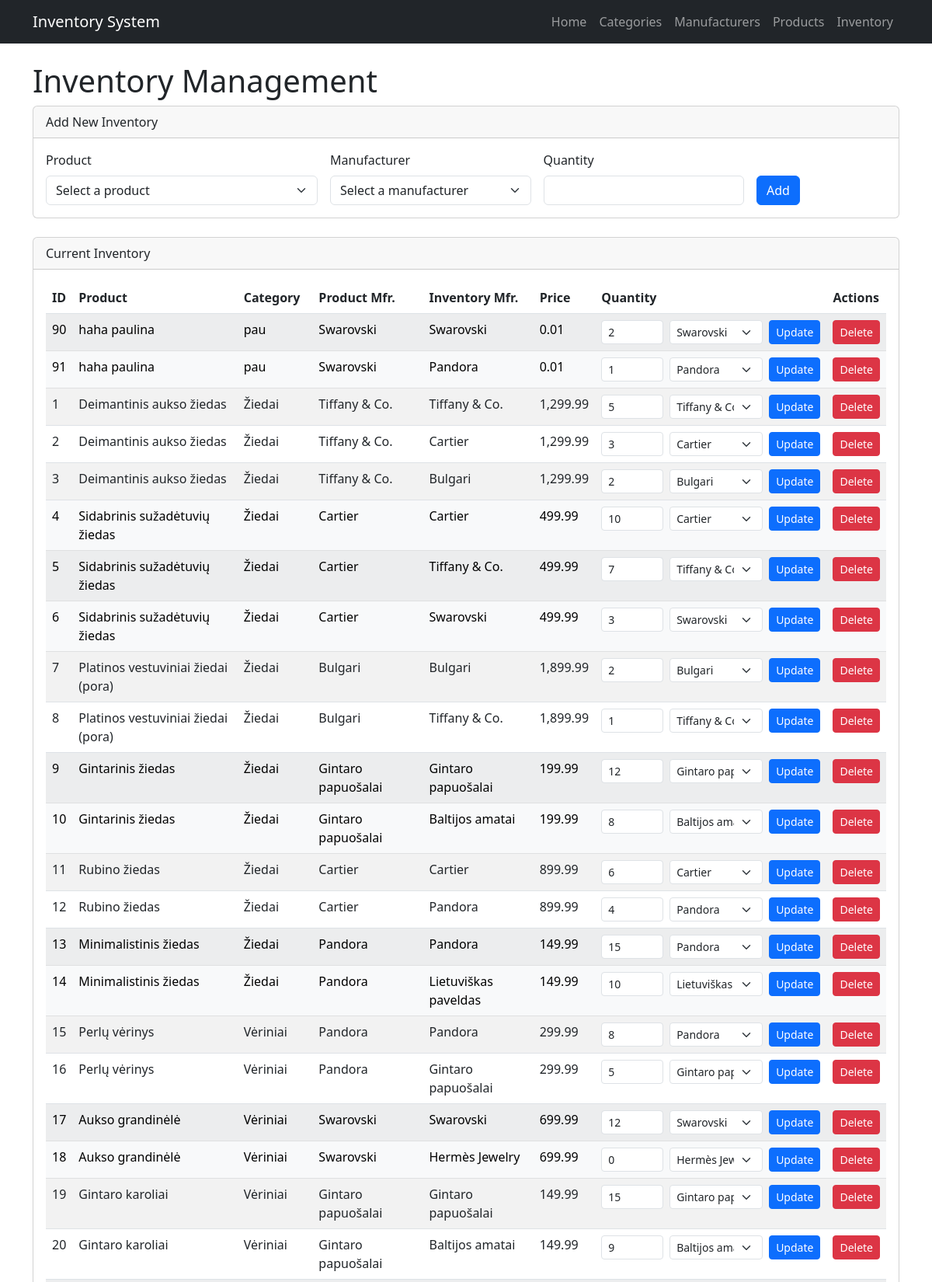
The page /pages/inventory.php (upper part) on the database its author committed.
### tables this page shows
CREATE TABLE `sandeliuojama_preke` (
  `id_SANDELIUOJAMA_PREKE` int(11) NOT NULL,
  `kiekis` int(11) NOT NULL DEFAULT 0,
  `fk_PREKEid` varchar(20) NOT NULL,
  `fk_GAMINTOJASgamintojo_id` varchar(20) NOT NULL
);

CREATE TABLE `preke` (
  `id` varchar(20) NOT NULL,
  `pavadinimas` varchar(200) NOT NULL,
  `aprasymas` text DEFAULT NULL,
  `kaina` decimal(10,2) NOT NULL,
  `svoris` decimal(10,2) DEFAULT NULL,
  `medziaga` varchar(100) DEFAULT NULL,
  `fk_GAMINTOJASgamintojo_id` varchar(20) NOT NULL,
  `fk_KATEGORIJAid_KATEGORIJA` int(11) NOT NULL
);

CREATE TABLE `kategorija` (
  `id_KATEGORIJA` int(11) NOT NULL,
  `pavadinimas` varchar(100) NOT NULL,
  `aprasymas` text DEFAULT NULL
);

CREATE TABLE `gamintojas` (
  `gamintojo_id` varchar(20) NOT NULL,
  `pavadinimas` varchar(100) NOT NULL,
  `salis` varchar(50) DEFAULT NULL,
  `kontaktai` text NOT NULL
);

### pages/inventory.php (the view, shortened to what this page needs)
<?php
include '../includes/header.php';
include '../includes/db_connect.php';
$query = "SELECT sp.id_SANDELIUOJAMA_PREKE, sp.kiekis, p.id as product_id, p.pavadinimas as product_name,
          k.pavadinimas as category_name, g1.pavadinimas as product_manufacturer_name,
          g2.pavadinimas as inventory_manufacturer_name, g2.gamintojo_id as inventory_manufacturer_id,
          p.kaina
          FROM sandeliuojama_preke sp
          JOIN preke p ON sp.fk_PREKEid = p.id
          JOIN kategorija k ON p.fk_KATEGORIJAid_KATEGORIJA = k.id_KATEGORIJA
          JOIN gamintojas g1 ON p.fk_GAMINTOJASgamintojo_id = g1.gamintojo_id
          JOIN gamintojas g2 ON sp.fk_GAMINTOJASgamintojo_id = g2.gamintojo_id
          ORDER BY p.id, sp.id_SANDELIUOJAMA_PREKE";
$result = $conn->query($query);
$manufacturers_query = "SELECT gamintojo_id, pavadinimas FROM gamintojas ORDER BY pavadinimas";
$manufacturers_result = $conn->query($manufacturers_query);
?>
<div class="container mt-4">
    <h1>Inventory Management</h1>
    <div class="card mb-4">
        <div class="card-header">
            Add New Inventory
        </div>
        <div class="card-body">
            <form method="post" action="" class="row g-3">
                <div class="col-md-4">
                    <label for="product_id" class="form-label">Product</label>
                    <select class="form-select" id="product_id" name="product_id" required>
                        <option value="">Select a product</option>
                    </select>
                </div>
                <div class="col-md-3">
                    <label for="manufacturer_id" class="form-label">Manufacturer</label>
                    <select class="form-select" id="manufacturer_id" name="manufacturer_id" required>
                        <option value="">Select a manufacturer</option>
                        <?php
                        $manufacturers_result->data_seek(0);
                        ?>
                    </select>
                </div>
                <div class="col-md-3">
                    <label for="quantity" class="form-label">Quantity</label>
                    <input type="number" class="form-control" id="quantity" name="quantity" min="0" required>
                </div>
                <div class="col-md-2 d-flex align-items-end">
                    <button type="submit" name="add_inventory" class="btn btn-primary">Add</button>
                </div>
            </form>
        </div>
    </div>
    <div class="card">
        <div class="card-header">
            Current Inventory
        </div>
        <div class="card-body">
            <table class="table table-striped">
                <thead>
                    <tr>
                        <th>ID</th>
                        <th>Product</th>
                        <th>Category</th>
                        <th>Product Mfr.</th>
                        <th>Inventory Mfr.</th>
                        <th>Price</th>
                        <th>Quantity</th>
                        <th>Actions</th>
                    </tr>
                </thead>
                <tbody>
                    <?php if($result->num_rows > 0): ?>
                        <?php
                        $current_product = '';
                        $row_class = '';
                        while($row = $result->fetch_assoc()):
                            if($current_product != $row['product_id']) {
                                $current_product = $row['product_id'];
                                $row_class = ($row_class == '') ? 'table-light' : '';
                            }
                        ?>
                            <tr class="<?php echo $row_class; ?>">
                                <td><?php echo $row['id_SANDELIUOJAMA_PREKE']; ?></td>
                                <td><?php echo htmlspecialchars($row['product_name']); ?></td>
                                <td><?php echo htmlspecialchars($row['category_name']); ?></td>
                                <td><?php echo htmlspecialchars($row['product_manufacturer_name']); ?></td>
                                <td><?php echo htmlspecialchars($row['inventory_manufacturer_name']); ?></td>
                                <td><?php echo number_format($row['kaina'], 2); ?></td>
                                <td>
                                    <form method="post" action="" class="d-flex">
                                        <input type="number" class="form-control form-control-sm me-2" name="kiekis"
                                               value="<?php echo $row['kiekis']; ?>" min="0" required style="width: 80px;">
                                        <select class="form-select form-select-sm me-2" name="manufacturer_id" required style="width: 120px;">
                                            <?php
                                            $manufacturers_result->data_seek(0);
                                            while($manufacturer = $manufacturers_result->fetch_assoc()):
                                                $selected = ($manufacturer['gamintojo_id'] == $row['inventory_manufacturer_id']) ? 'selected' : '';
                                            ?>
                                                <option value="<?php echo $manufacturer['gamintojo_id']; ?>" <?php echo $selected; ?>>
                                                    <?php echo htmlspecialchars($manufacturer['pavadinimas']); ?>
                                                </option>
                                            <?php endwhile; ?>
                                        </select>
                                        <button type="submit" name="update_inventory" class="btn btn-sm btn-primary">Update</button>
                                    </form>
                                </td>
                                <td>
                                    <a href="inventory.php?delete=<?php echo $row['id_SANDELIUOJAMA_PREKE']; ?>"
                                       class="btn btn-sm btn-danger"
                                       onclick="return confirm('Are you sure you want to delete this inventory record?')">
                                        Delete
                                    </a>
                                </td>
                            </tr>
                        <?php endwhile; ?>
                    <?php else: ?>
                        <tr>
                            <td colspan="8" class="text-center">No inventory records found</td>
                        </tr>
                    <?php endif; ?>
                </tbody>
            </table>
        </div>
    </div>
</div>

### css/style.css (style rules this page uses)
html, body { height:100%; }
a { color: rgba(0,0,0,0.6); }

### rows shown on the page
sandeliuojama_preke: id_SANDELIUOJAMA_PREKE "90", fk_PREKEid.pavadinimas "haha paulina", kategorija.pavadinimas "pau", fk_GAMINTOJASgamintojo.pavadinimas "Swarovski", fk_PREKEid.kaina "0.01", kiekis "2"
sandeliuojama_preke: id_SANDELIUOJAMA_PREKE "91", fk_PREKEid.pavadinimas "haha paulina", kategorija.pavadinimas "pau", gamintojas.pavadinimas "Swarovski", fk_GAMINTOJASgamintojo.pavadinimas "Pandora", fk_PREKEid.kaina "0.01", kiekis "1"
sandeliuojama_preke: id_SANDELIUOJAMA_PREKE "1", fk_PREKEid.pavadinimas "Deimantinis aukso žiedas", kategorija.pavadinimas "Žiedai", fk_GAMINTOJASgamintojo.pavadinimas "Tiffany & Co.", fk_PREKEid.kaina "1,299.99", kiekis "5"
sandeliuojama_preke: id_SANDELIUOJAMA_PREKE "2", fk_PREKEid.pavadinimas "Deimantinis aukso žiedas", kategorija.pavadinimas "Žiedai", gamintojas.pavadinimas "Tiffany & Co.", fk_GAMINTOJASgamintojo.pavadinimas "Cartier", fk_PREKEid.kaina "1,299.99", kiekis "3"
sandeliuojama_preke: id_SANDELIUOJAMA_PREKE "3", fk_PREKEid.pavadinimas "Deimantinis aukso žiedas", kategorija.pavadinimas "Žiedai", gamintojas.pavadinimas "Tiffany & Co.", fk_GAMINTOJASgamintojo.pavadinimas "Bulgari", fk_PREKEid.kaina "1,299.99", kiekis "2"
sandeliuojama_preke: id_SANDELIUOJAMA_PREKE "4", fk_PREKEid.pavadinimas "Sidabrinis sužadėtuvių žiedas", kategorija.pavadinimas "Žiedai", fk_GAMINTOJASgamintojo.pavadinimas "Cartier", fk_PREKEid.kaina "499.99", kiekis "10"
sandeliuojama_preke: id_SANDELIUOJAMA_PREKE "5", fk_PREKEid.pavadinimas "Sidabrinis sužadėtuvių žiedas", kategorija.pavadinimas "Žiedai", gamintojas.pavadinimas "Cartier", fk_GAMINTOJASgamintojo.pavadinimas "Tiffany & Co.", fk_PREKEid.kaina "499.99", kiekis "7"
sandeliuojama_preke: id_SANDELIUOJAMA_PREKE "6", fk_PREKEid.pavadinimas "Sidabrinis sužadėtuvių žiedas", kategorija.pavadinimas "Žiedai", gamintojas.pavadinimas "Cartier", fk_GAMINTOJASgamintojo.pavadinimas "Swarovski", fk_PREKEid.kaina "499.99", kiekis "3"
sandeliuojama_preke: id_SANDELIUOJAMA_PREKE "7", fk_PREKEid.pavadinimas "Platinos vestuviniai žiedai (pora)", kategorija.pavadinimas "Žiedai", fk_GAMINTOJASgamintojo.pavadinimas "Bulgari", fk_PREKEid.kaina "1,899.99", kiekis "2"
sandeliuojama_preke: id_SANDELIUOJAMA_PREKE "8", fk_PREKEid.pavadinimas "Platinos vestuviniai žiedai (pora)", kategorija.pavadinimas "Žiedai", gamintojas.pavadinimas "Bulgari", fk_GAMINTOJASgamintojo.pavadinimas "Tiffany & Co.", fk_PREKEid.kaina "1,899.99", kiekis "1"
sandeliuojama_preke: id_SANDELIUOJAMA_PREKE "9", fk_PREKEid.pavadinimas "Gintarinis žiedas", kategorija.pavadinimas "Žiedai", fk_GAMINTOJASgamintojo.pavadinimas "Gintaro papuošalai", fk_PREKEid.kaina "199.99", kiekis "12"
sandeliuojama_preke: id_SANDELIUOJAMA_PREKE "10", fk_PREKEid.pavadinimas "Gintarinis žiedas", kategorija.pavadinimas "Žiedai", gamintojas.pavadinimas "Gintaro papuošalai", fk_GAMINTOJASgamintojo.pavadinimas "Baltijos amatai", fk_PREKEid.kaina "199.99", kiekis "8"
sandeliuojama_preke: id_SANDELIUOJAMA_PREKE "11", fk_PREKEid.pavadinimas "Rubino žiedas", kategorija.pavadinimas "Žiedai", fk_GAMINTOJASgamintojo.pavadinimas "Cartier", fk_PREKEid.kaina "899.99", kiekis "6"
sandeliuojama_preke: id_SANDELIUOJAMA_PREKE "12", fk_PREKEid.pavadinimas "Rubino žiedas", kategorija.pavadinimas "Žiedai", gamintojas.pavadinimas "Cartier", fk_GAMINTOJASgamintojo.pavadinimas "Pandora", fk_PREKEid.kaina "899.99", kiekis "4"
sandeliuojama_preke: id_SANDELIUOJAMA_PREKE "13", fk_PREKEid.pavadinimas "Minimalistinis žiedas", kategorija.pavadinimas "Žiedai", fk_GAMINTOJASgamintojo.pavadinimas "Pandora", fk_PREKEid.kaina "149.99", kiekis "15"
sandeliuojama_preke: id_SANDELIUOJAMA_PREKE "14", fk_PREKEid.pavadinimas "Minimalistinis žiedas", kategorija.pavadinimas "Žiedai", gamintojas.pavadinimas "Pandora", fk_GAMINTOJASgamintojo.pavadinimas "Lietuviškas paveldas", fk_PREKEid.kaina "149.99", kiekis "10"
sandeliuojama_preke: id_SANDELIUOJAMA_PREKE "15", fk_PREKEid.pavadinimas "Perlų vėrinys", kategorija.pavadinimas "Vėriniai", fk_GAMINTOJASgamintojo.pavadinimas "Pandora", fk_PREKEid.kaina "299.99", kiekis "8"
sandeliuojama_preke: id_SANDELIUOJAMA_PREKE "16", fk_PREKEid.pavadinimas "Perlų vėrinys", kategorija.pavadinimas "Vėriniai", gamintojas.pavadinimas "Pandora", fk_GAMINTOJASgamintojo.pavadinimas "Gintaro papuošalai", fk_PREKEid.kaina "299.99", kiekis "5"
sandeliuojama_preke: id_SANDELIUOJAMA_PREKE "17", fk_PREKEid.pavadinimas "Aukso grandinėlė", kategorija.pavadinimas "Vėriniai", fk_GAMINTOJASgamintojo.pavadinimas "Swarovski", fk_PREKEid.kaina "699.99", kiekis "12"
sandeliuojama_preke: id_SANDELIUOJAMA_PREKE "18", fk_PREKEid.pavadinimas "Aukso grandinėlė", kategorija.pavadinimas "Vėriniai", gamintojas.pavadinimas "Swarovski", fk_GAMINTOJASgamintojo.pavadinimas "Hermès Jewelry", fk_PREKEid.kaina "699.99", kiekis "0"
sandeliuojama_preke: id_SANDELIUOJAMA_PREKE "19", fk_PREKEid.pavadinimas "Gintaro karoliai", kategorija.pavadinimas "Vėriniai", fk_GAMINTOJASgamintojo.pavadinimas "Gintaro papuošalai", fk_PREKEid.kaina "149.99", kiekis "15"
sandeliuojama_preke: id_SANDELIUOJAMA_PREKE "20", fk_PREKEid.pavadinimas "Gintaro karoliai", kategorija.pavadinimas "Vėriniai", gamintojas.pavadinimas "Gintaro papuošalai", fk_GAMINTOJASgamintojo.pavadinimas "Baltijos amatai", fk_PREKEid.kaina "149.99", kiekis "9"

### other values the page prints
form field manufacturer_id "Swarovski"
form field manufacturer_id "Pandora"
form field manufacturer_id "Tiffany & Co."
form field manufacturer_id "Cartier"
form field manufacturer_id "Bulgari"
form field manufacturer_id "Gintaro papuošalai"
form field manufacturer_id "Baltijos amatai"
form field manufacturer_id "Lietuviškas paveldas"
form field manufacturer_id "Hermès Jewelry"
